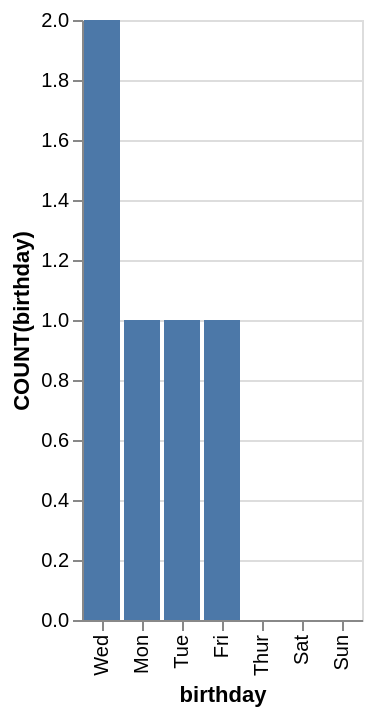

Here is the Vega-Lite specification saved for this chart:
### Vega-Lite specification from a JSON file in a GitHub repository (floating-point values rounded to 4 significant figures)
{"data": {"values": [{"x_data": "Mon", "y_data": 1}, {"x_data": "Tue", "y_data": 1}, {"x_data": "Wed", "y_data": 2}, {"x_data": "Thur", "y_data": 0}, {"x_data": "Fri", "y_data": 1}, {"x_data": "Sat", "y_data": 0}, {"x_data": "Sun", "y_data": 0}]}, "mark": "bar", "encoding": {"x": {"field": "x_data", "type": "nominal", "title": "birthday", "sort": {"op": "sum", "field": "y_data", "order": "descending"}}, "y": {"field": "y_data", "type": "quantitative", "title": "COUNT(birthday)"}}}
